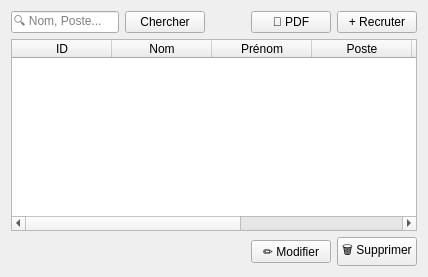
          <widget class="QWidget" name="tab_liste_personnel">
           <attribute name="title">
            <string>📋 Liste du Personnel</string>
           </attribute>
           <layout class="QVBoxLayout" name="verticalLayout">
            <item>
             <layout class="QHBoxLayout" name="hl_tools_emp">
              <item>
               <widget class="QLineEdit" name="le_search_emp">
                <property name="placeholderText">
                 <string>🔍 Nom, Poste...</string>
                </property>
               </widget>
              </item>
              <item>
               <widget class="QPushButton" name="btn_search_emp">
                <property name="text">
                 <string>Chercher</string>
                </property>
               </widget>
              </item>
              <item>
               <spacer name="horizontalSpacer">
                <property name="orientation">
                 <enum>Qt::Orientation::Horizontal</enum>
                </property>
                <property name="sizeHint" stdset="0">
                 <size>
                  <width>40</width>
                  <height>20</height>
                 </size>
                </property>
               </spacer>
              </item>
              <item>
               <widget class="QPushButton" name="btn_pdf_emp">
                <property name="text">
                 <string>📄 PDF</string>
                </property>
               </widget>
              </item>
              <item>
               <widget class="QPushButton" name="btn_add_emp">
                <property name="text">
                 <string>+ Recruter</string>
                </property>
               </widget>
              </item>
             </layout>
            </item>
            <item>
             <widget class="QTableWidget" name="tableEmployes">
              <property name="selectionBehavior">
               <enum>QAbstractItemView::SelectionBehavior::SelectRows</enum>
              </property>
              <column>
               <property name="text">
                <string>ID</string>
               </property>
              </column>
              <column>
               <property name="text">
                <string>Nom</string>
               </property>
              </column>
              <column>
               <property name="text">
                <string>Prénom</string>
               </property>
              </column>
              <column>
               <property name="text">
                <string>Poste</string>
               </property>
              </column>
              <column>
               <property name="text">
                <string>Département</string>
               </property>
              </column>
              <column>
               <property name="text">
                <string>Salaire</string>
               </property>
              </column>
              <column>
               <property name="text">
                <string>Embauche</string>
               </property>
              </column>
             </widget>
            </item>
            <item>
             <layout class="QHBoxLayout" name="hl_bot_emp">
              <item>
               <spacer name="hs_be">
                <property name="orientation">
                 <enum>Qt::Orientation::Horizontal</enum>
                </property>
                <property name="sizeHint" stdset="0">
                 <size>
                  <width>40</width>
                  <height>20</height>
                 </size>
                </property>
               </spacer>
              </item>
              <item>
               <widget class="QPushButton" name="btn_edit_emp">
                <property name="text">
                 <string>✏️ Modifier</string>
                </property>
               </widget>
              </item>
              <item>
               <widget class="QPushButton" name="btn_delete_emp">
                <property name="text">
                 <string>🗑️ Supprimer</string>
                </property>
               </widget>
              </item>
             </layout>
            </item>
           </layout>
          </widget>
